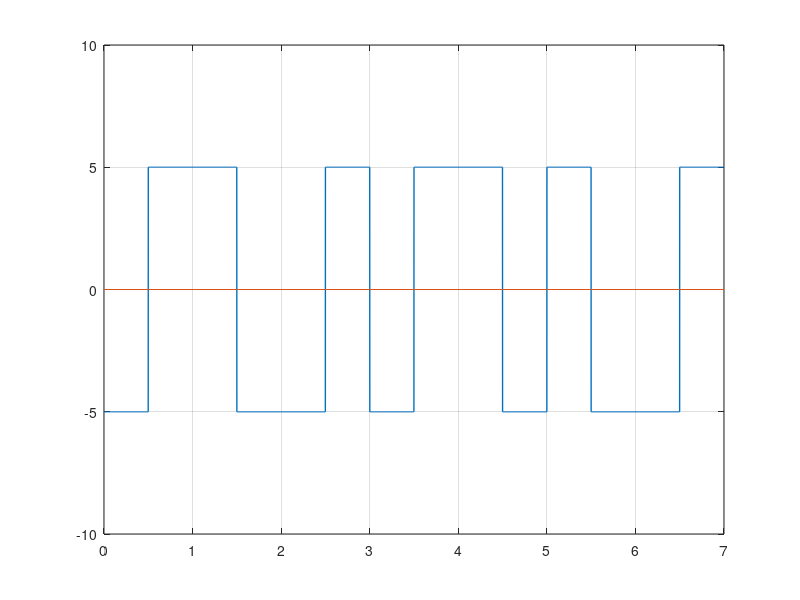

Write the MATLAB code that produced this figure.
clc; #... Clear command line
clear all; #... Clear variables
close all; #... Clear figures

bits = [1 0 1 1 0 0 1]; # 0 -> .5+ve to-.5ve; 1 -> .5(-ve)to.5 +ve

#... Modulation
bitrate = 1;
voltage = 5;

sampling_rate = 1000;
sampling_time = 1/sampling_rate;

end_time = length(bits)/bitrate;
time = 0:sampling_time:end_time;

index = 1;

for i = 1:length(time)
    if bits(index) == 1
        modulation(i) = -voltage;
    else
        modulation(i) = voltage;
    endif
    if time(i)*bitrate >= index-(bitrate/2)
        modulation(i) = -modulation(i);
    endif
    if time(i)*bitrate >= index
        index = index+1;
    endif
endfor

plot(time, modulation,'LineWidth',1);
axis([0 end_time -voltage-5 voltage+5]);
line([0 end_time], [0,0]);
grid on;

#... Demodulation
index = 1;

for i = 1:length(modulation)
    if modulation(i) == -voltage && time(i)*bitrate < index-(bitrate/2)
        demodultaion(index) = 1;
    endif
    if modulation(i) == voltage && time(i)*bitrate < index-(bitrate/2)
        demodultaion(index) = 0;
    endif
    if time(i)*bitrate >= index
        index = index+1;
    endif
endfor

disp(demodultaion);
